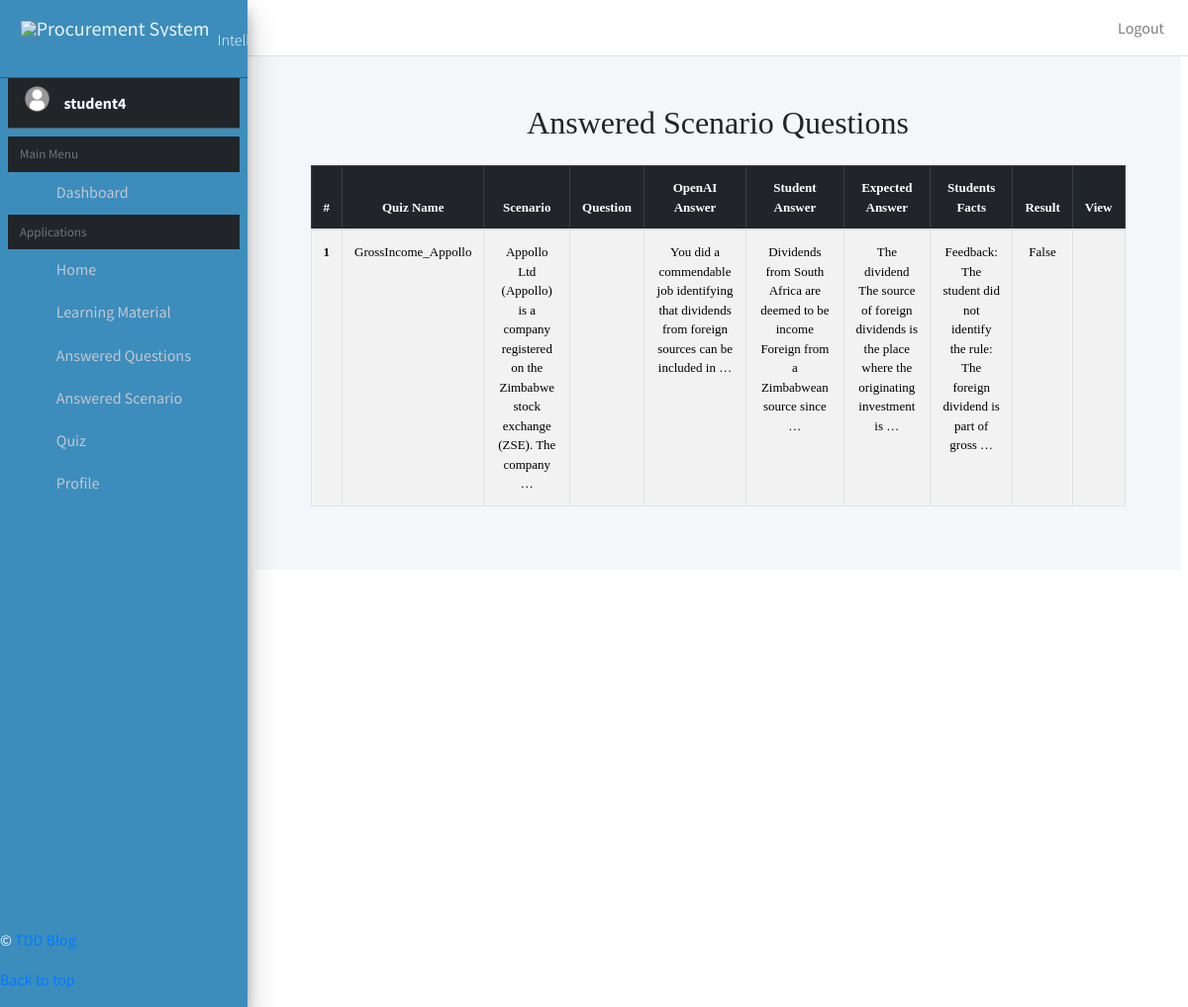
The page /answered_scenarion_questions/ (signed in) on the database its author committed.
### class_room/models.py (models this page shows)
class AnsweredScenarioQuestions(models.Model):
    student = models.ForeignKey(User,on_delete=models.CASCADE, related_name='all_answered_scenario_questions')
    scenario_question = models.ForeignKey(QuestionScenario,on_delete=models.CASCADE,null=True)
    student_answer = models.TextField(null=True,blank=True)
    openai_answer = models.TextField(null=True,blank=True)
    student_facts_identified = models.TextField(null=True,blank=True)
    is_answered_correct = models.BooleanField(default=False, null=True,blank=True)

class QuestionScenario(models.Model):
    id = models.IntegerField(primary_key=True)
    name = models.TextField()
    notes = models.TextField()
    required=models.TextField()
    income_statment_key = models.TextField()
    concept_link = models.TextField()
    competency_level = models.TextField()
    Concept_Knowledge_repository_id = models.CharField(max_length=50)
    Course_Name = models.TextField()
    Answer = models.TextField()
    rule_fact = models.ForeignKey(RuleFact, on_delete=models.SET_NULL, null=True, blank=True)

### class_room/views.py (the view)
# urls.py: path('answered_scenarion_questions/', views.answered_scenarion_questions, name='answered_scenarion_questions'),
@login_required
def answered_scenarion_questions(request):
    questions = AnsweredScenarioQuestions.objects.filter(student=request.user)
    return render(request,'class_room/answeres_scenarion_question.html',{"questions":questions})

### templates/class_room/answeres_scenarion_question.html
{% extends 'base.html' %}
{% block content %}
<div style="font-family: Poppins;font-size: small !important;" class="content-wrapper">
    <section class="content">
      <div class="container-fluid p-5">
        <h2 class="text-center mb-4">Answered Scenario Questions</h2>
        <div class="table-responsive">
            <table class="table table-striped table-bordered text-center">
                <thead class="table-dark">
                    <tr>
                        <th scope="col">#</th>
                        <th scope="col">Quiz Name</th>
                        <th scope="col">Scenario</th>
                        <th scope="col">Question</th>
                        <th scope="col">OpenAI Answer</th>
                        <th scope="col">Student Answer</th>
                        <th scope="col">Expected Answer</th>
                        <th scope="col">Students Facts</th>
                        <th scope="col">Result</th>
                        <th scope="col">View</th>
                    </tr>
                </thead>
                <tbody>
                    {% for question in questions %}
                    <tr>
                        <th scope="row">{{ forloop.counter }}</th>
                        <td>{{ question.scenario_question.name }}</td>
                        <td>{{ question.scenario_question.notes|truncatewords:15 }}</td>
                        <td>{{ question.scenario_question.reqiured }}</td>
                        <td>{{ question.openai_answer|truncatewords:15 }}</td>
                        <td>{{ question.student_answer|truncatewords:15 }}</td>
                        <td>{{ question.scenario_question.Answer|truncatewords:15 }}</td>
                        <td>{{ question.student_facts_identified|truncatewords:15 }}</td>
                        <td>{{ question.is_answered_correct }}</td>
                        <td><a href="{% url 'answered_scenario_question_by_id' question.id %}" ><i class="fa fa-eye"></i></a></td>
                    </tr>
                    {% empty %}
                    <tr>
                        <td colspan="4" class="text-center text-muted">No questions answered yet.</td>
                    </tr>
                    {% endfor %}
                </tbody>
            </table>
        </div>
</div>
    </section>
</div>
{% endblock %}

### templates/base.html (shortened to what this page needs)
{% load static %}
<!DOCTYPE html>
<html>
<head>
    <link href="https://cdn.jsdelivr.net/npm/bootstrap@5.3.3/dist/css/bootstrap.min.css" rel="stylesheet"
>
    <link rel="stylesheet" href="https://cdn.jsdelivr.net/npm/select2@4.1.0-rc.0/dist/css/select2.min.css">
    {% include 'css_dashboard.html' %}
</head>
<body>
    <nav class="main-header navbar navbar-expand navbar-white navbar-light">
        <ul class="navbar-nav">
            <li class="nav-item">
                <a class="nav-link" data-widget="pushmenu" href="#" role="button"><i class="fas fa-bars"></i></a>
            </li>
        </ul>
        <ul class="navbar-nav ml-auto">
            <li class="nav-item">
                <a class="nav-link" data-widget="fullscreen" href="#" role="button">
                    <i class="fas fa-expand-arrows-alt"></i>
                </a>
            </li>
            <li class="nav-item">
                <a class="nav-link" data-widget="control-sidebar" data-slide="true" href="#" role="button">
                    <i class="fas fa-th-large"></i>
                </a>
            </li>
            <li>
                {% if user.is_authenticated %}
                <a class="nav-link" data-slide="true" href="{% url 'logout' %}" role="button">
                    Logout
                </a>
                {% else %}
                <a class="nav-link" data-slide="true" href="{% url 'signup_page' %}" role="button">
                    <i class="fa fa-sign-out" aria-hidden="true"></i>
                    Sign Up
                </a>
                {% endif %}
            </li>
        </ul>
    </nav>
    <aside class="main-sidebar sidebar-dark-primary elevation-4 bg-lightblue">
        <span class="brand-link py-4">
            <img src="{% static 'dashboard/img/learning-management-system.png' %}" alt="Procurement System"
                class="brand-image img-square" style="opacity: .9">
            <span class="brand-text font-weight-light fs-6"> Intelligence Tutoring</span>
        </span>
        <div class="sidebar">
            {% if user.is_authenticated %}
            <div class="user-panel py-1 text-bg-dark d-flex">
                <div class="image">
                    <img src="{% static 'dashboard/img/user_image160x160.png' %}" class="img-circle" alt="User Image">
                </div>
                <div class="info">
                    <span class="d-block text-light fw-bold py-1">{{user}}</span>
                </div>
            </div>
            {% endif %}
            <nav class="mt-2" style="overflow: hidden;position: relative;height: 800px !important;">
                <ul class="nav nav-pills nav-sidebar flex-column" data-widget="treeview" role="menu"
                    data-accordion="false">
                    <li style="font-size: small !important;" class="nav-header text-muted text-bg-dark">Main Menu</li>
                    <li class="nav-item">
                        <a href="{% url 'homepage' %}" class="nav-link">
                            <i style="font-size: small !important;" class="nav-icon fas fa-tachometer-alt"></i>
                            <p>
                                Dashboard
                            </p>
                        </a>
                    </li>
                    {% if user.is_authenticated %}
                    <li style="font-size: small !important; " class="nav-header text-muted text-bg-dark">Applications</li>
                    <li class="nav-item">
                        <a href="{% url 'homepage' %}" class="nav-link">
                            <i style="font-size: small !important;" class="nav-icon fas fa-copy"></i>
                            <p>
                                Home
                            </p>
                        </a>
                    </li>
                    <li class="nav-item">
                        <a href="{% url 'learning_materials' %}" class="nav-link">
                            <i style="font-size: small !important;" class="nav-icon far fa-file"></i>
                            <p>
                                Learning Material
                            </p>
                        </a>
                    </li>
                    <li class="nav-item">
                        <a href="{% url 'answered_questions' %}" class="nav-link">
                            <i style="font-size: small !important;" class="nav-icon fas fa-equals"></i>
                            <p>
                                Answered Questions
                            </p>
                        </a>
                    </li>
                    <li class="nav-item">
                        <a href="{% url 'answered_scenarion_questions' %}" class="nav-link">
                            <i style="font-size: small !important;" class="nav-icon fas fa-boxes"></i>
                            <p>
                                Answered Scenario
                            </p>
                        </a>
                    </li>
                    <li class="nav-item">
                        <a href="{% url 'quiz_management' %}" class="nav-link">
                            <i style="font-size: small !important;" class="nav-icon fas fa-calculator"></i>
                            <p>
                                Quiz
                            </p>
                        </a>
                    </li>
                    <li class="nav-item">
                        <a href="{% url 'current_user_profile' %}" class="nav-link">
                            <i style="font-size: small !important;" class="nav-icon fas fa-user"></i>
                            <p>
                                Profile
                            </p>
                        </a>
                    </li>
                    {% endif %}
                </ul>
            </nav>
        </div>
        <footer class="blog-footer">
            <p>&copy; <a href="">TDD Blog</a></p>
            <p>
                <a href="{% url 'homepage' %}">Back to top</a>
            </p>
        </footer>
    </aside>
    <main class="container-fluid">
        {% block content %}
        {% endblock content %}
    </main>
    {% include 'javascript_dashboard.html' %}
</body>
</html>

### templates/css_dashboard.html (style rules this page uses)
::placeholder { font-size: x-small !important; }

### rows shown on the page
AnsweredScenarioQuestions: scenario_question.name "GrossIncome_Appollo", scenario_question.notes "Appollo Ltd (Appollo) is a company registered on the Zimbabwe stock exchange (ZSE). The company …", openai_answer "You did a commendable job identifying that dividends from foreign sources can be included in …", student_answer "Dividends from South Africa are deemed to be income Foreign from a Zimbabwean source since …", scenario_question.Answer "The dividend The source of foreign dividends is the place where the originating investment is …", student_facts_identified "Feedback: The student did not identify the rule: The foreign dividend is part of gross …", is_answered_correct "False"

### other values the page prints
{{ user }} "student4"
